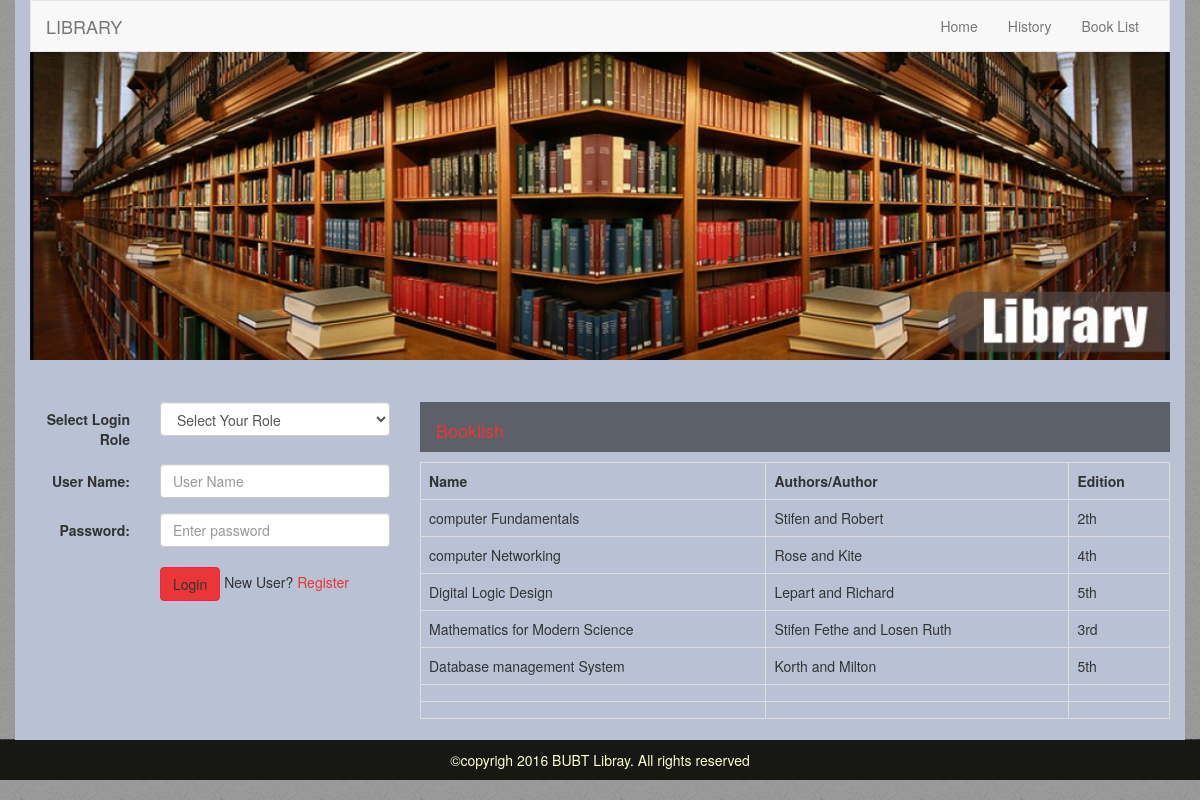
The page /Library/booklist.php on the database its author committed.
### tables this page shows
CREATE TABLE `booklist` (
  `id` int(11) NOT NULL,
  `name` varchar(30) NOT NULL,
  `Author` text NOT NULL,
  `ISBN` varchar(50) NOT NULL,
  `Edition` varchar(20) NOT NULL,
  `dept` varchar(255) NOT NULL
);

### Library/booklist.php (the view, shortened to what this page needs)
<!DOCTYPE html>
<html lang="en">
<head>
<link href="css/bootstrap.min.css" rel="stylesheet">
<link href="css/mystyle.css" rel="stylesheet">
</head>
<body>
<div class="container">
  <header class="header">
    <nav class="navbar navbar-default">
      <div class="container-fluid">
        <div class="navbar-header">
          <a class="navbar-brand" href="#">LIBRARY</a> </div>
        <div class="collapse navbar-collapse" id="bs-example-navbar-collapse-1">
          <ul class="nav navbar-nav navbar-right">
            <li><a href="index.php">Home</a></li>
            <li><a href="#">History</a></li>
            <li><a href="booklist.php">Book List</a></li>
          </ul>
        </div>
      </div>
    </nav>
  </header>
  </div>
  <div class="container">
    <div class="row">
      <div class="col-md-12 slider"> <img class="img-responsive" src="images/Lib.jpg"/> </div>
    </div>
  </div>
  <div class="content_area">
    <div class="container">
      <div class="row">
        <div class="col-md-4">
          <form class="form-horizontal" role="form" action="newlog.php" method="POST">
                <div class="form-group">
                  <label class="control-label col-sm-4" for="dept">Select Login Role</label>
                  <div class="col-sm-8">
                  <select class="form-control" id="dept" name="userrole">
                    <option value="select">Select Your Role</option>
                  </select>
                   </div>
                </div>
                <div class="form-group">
                  <label class="control-label col-sm-4" for="email">User Name:</label>
                  <div class="col-sm-8">
                    <input type="username" class="form-control" id="username" name="username" placeholder="User Name">
                  </div>
                </div>
                <div class="form-group">
                  <label class="control-label col-sm-4" for="pwd">Password:</label>
                  <div class="col-sm-8">
                    <input type="password" class="form-control" id="password" name="password" placeholder="Enter password"><br/>
                    <button type="submit" class="btn btn-default" name="login">Login</button> <span> New User? <a href="registration.php">Register</a>
                  </div>
                </div>
              </form>
        </div>
        <div class="col-md-8">
          <article>
            <p class="welcome" style="font-size:18px;">Booklish</p>
            <table cellpadding="2" cellspacing="2" border="2" class="table table-bordered">
              <tr>
                <th>Name</th>
                <th>Authors/Author</th>
                <th>Edition</th>
              </tr>
            <?php
                $data = mysql_query("Select * from booklist;");
               while($row = mysql_fetch_array($data)) {?>
                <tr>
                <td><?php echo  $row['name'];?></td>
                <td><?PHP echo  $row['Author']; ?></td>
                <td><?PHP echo  $row['Edition'];?></td>
              </tr>
              <?php } ?>
</table>
            </article>
        </div>
      </div>
    </div>
  </div>
 <?php include('footer.php');?>

### Library/footer.php (shortened to what this page needs)
<footer class="footer-wrapper">
    <div class="container">
      <div class="row">
        <div class="col-sm-3"></div>
        <div class="col-sm-3"> </div>
        <div class="col-sm-3"></div>
        <div class="col-sm-3"></div>
      </div>
    </div>
    <div class="footerlast">
    	<p class="lastfooter">&copy;copyrigh 2016 BUBT Libray. All rights reserved</p>
    </div>
  </footer>
</body>
</html>

### Library/css/mystyle.css (style rules this page uses)
a { text-decoration:none; color:#e63636; }
.btn-default { border-color:#FF1D4D;background: #EA3636; }
body { background:url(../images/body-bg.png); }
.slider { height:350px; }
.navbar { margin-bottom: 0px;border-radius:0px; }
.footer-wrapper { background: url(../images/panel-bg.png);color:#fff; }
.footerlast { height: 40px;background: #171814;color:#ffc;text-align: center; }
.lastfooter { margin: 0 auto; padding: 10px; }
.container { background: #B8C2D4; }
.welcome { height: 50px; background:rgba(0,0,0,0.50);padding: 16px;color: #EA3636; }

### rows shown on the page
booklist: name "computer Fundamentals", Author "Stifen and Robert", Edition "2th"
booklist: name "computer Networking", Author "Rose and Kite", Edition "4th"
booklist: name "Digital Logic Design", Author "Lepart and Richard", Edition "5th"
booklist: name "Mathematics for Modern Science", Author "Stifen Fethe and Losen Ruth", Edition "3rd"
booklist: name "Database management System", Author "Korth and Milton", Edition "5th"
